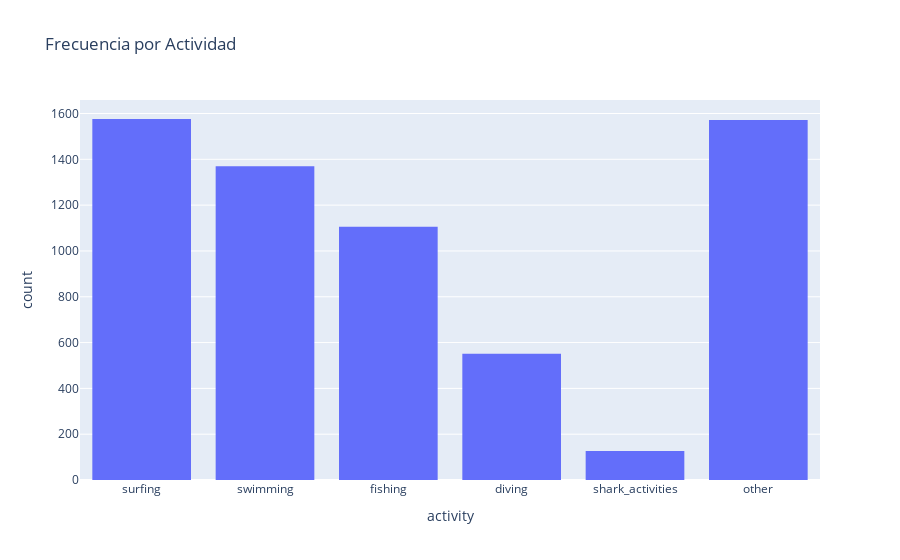

The notebook cell saved with this chart:
### Markdown cell above
> "*Los surfistas son la principal víctima de los tiburones.*"

### Code cell
fig = px.histogram(attacks, x="activity",
                  title='Frecuencia por Actividad',
                  category_orders={"activity":["surfing","swimming","fishing", "diving", "shark_activities", "other"]})
fig.update_layout(bargap=0.2)
fig.show()

### Figure 1 — Plotly figure (JSON) as saved in the notebook; plotly's stock layout.template omitted (floating-point values rounded to 4 significant figures; data arrays with more than 128 entries replaced by an {"elided": "..."} marker saying what was removed)
{"data": [{"alignmentgroup": "True", "bingroup": "x", "hovertemplate": "activity=%{x}<br>count=%{y}<extra></extra>", "legendgroup": "", "marker": {"color": "#636efa", "pattern": {"shape": ""}}, "name": "", "offsetgroup": "", "orientation": "v", "showlegend": false, "type": "histogram", "x": {"elided": "6302 str values"}, "xaxis": "x", "yaxis": "y"}], "layout": {"bargap": 0.2, "barmode": "relative", "legend": {"tracegroupgap": 0}, "title": {"text": "Frecuencia por Actividad"}, "xaxis": {"anchor": "y", "categoryarray": ["surfing", "swimming", "fishing", "diving", "shark_activities", "other"], "categoryorder": "array", "domain": [0, 1], "title": {"text": "activity"}}, "yaxis": {"anchor": "x", "domain": [0, 1], "title": {"text": "count"}}}}
